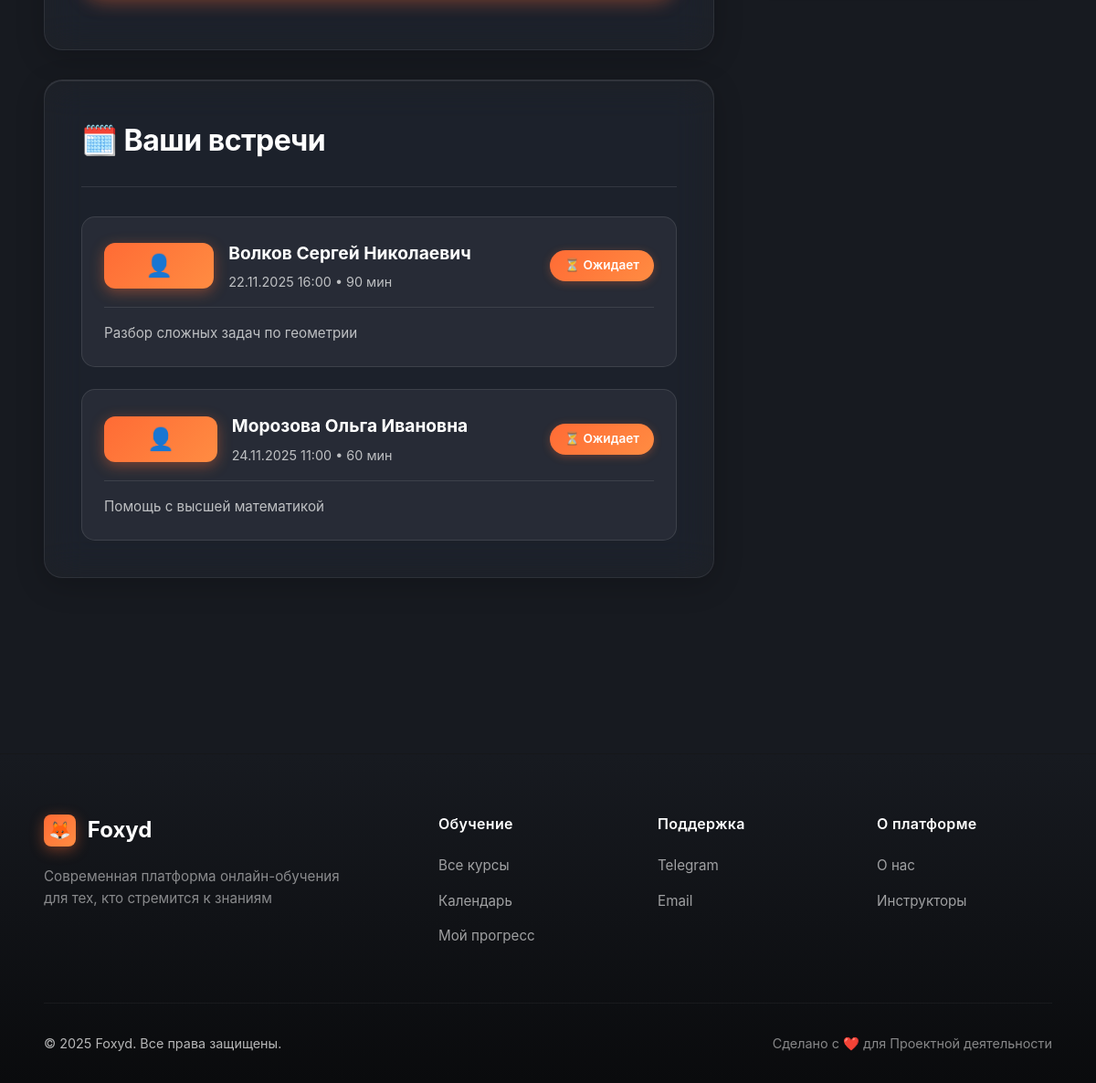
/calendar (signed in, lower part), run on an earlier commit of the app's database.
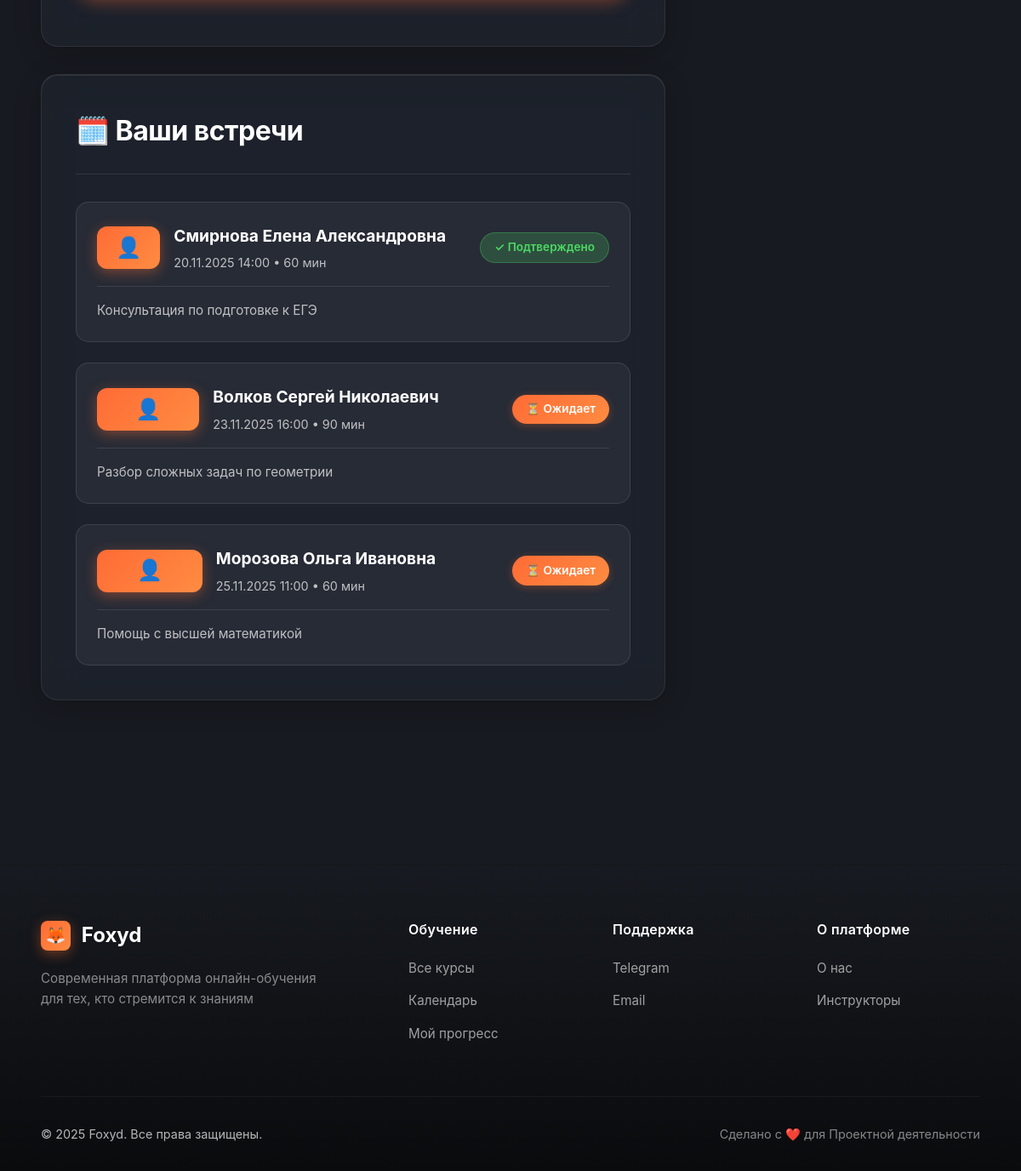
And on a later commit of the database.
### tables this page shows
CREATE TABLE appointments (
                id INTEGER PRIMARY KEY AUTOINCREMENT,
                student_id INTEGER NOT NULL,
                instructor_id INTEGER NOT NULL,
                appointment_date DATETIME NOT NULL,
                duration INTEGER DEFAULT 60,
                notes TEXT,
                status TEXT DEFAULT 'pending',
                created_at DATETIME DEFAULT CURRENT_TIMESTAMP,
                FOREIGN KEY (student_id) REFERENCES users(id),
                FOREIGN KEY (instructor_id) REFERENCES users(id)
            );

CREATE TABLE users (
                id INTEGER PRIMARY KEY AUTOINCREMENT,
                email TEXT UNIQUE NOT NULL,
                password TEXT NOT NULL,
                name TEXT NOT NULL,
                phone TEXT,
                role TEXT DEFAULT 'student',
                avatar TEXT,
                verified INTEGER DEFAULT 1,
                created_at DATETIME DEFAULT CURRENT_TIMESTAMP
            );

### includes/functions.php (called while the page is built, shortened)
<?php
function isLoggedIn() {
    return isset($_SESSION['user_id']);
}
function getCurrentUserId() {
    return $_SESSION['user_id'] ?? null;
}
function getCurrentUser() {
    global $conn;
    try {
        $stmt = $conn->prepare("SELECT * FROM users WHERE id = ?");
        $stmt->execute([getCurrentUserId()]);
        $user = $stmt->fetch(PDO::FETCH_ASSOC);
        return $user;
    } catch (Exception $e) {
        return null;
    }
}
function e($string) {
    if ($string === null || $string === '') {
        return '';
    }
    return htmlspecialchars((string)$string, ENT_QUOTES, 'UTF-8');
}
function formatDate($date) {
    return date('d.m.Y H:i', strtotime($date));
}
function getUpcomingAppointments($userId) {
    global $conn;
    $stmt = $conn->prepare("
        SELECT a.*, u.name as instructor_name
        FROM appointments a
        LEFT JOIN users u ON a.instructor_id = u.id
        WHERE a.student_id = ? AND a.appointment_date >= datetime('now')
        ORDER BY a.appointment_date ASC
    ");
    $stmt->execute([$userId]);
    return $stmt->fetchAll(PDO::FETCH_ASSOC);
}

### pages/calendar.php (the view, shortened to what this page needs)
<?php
$user = getCurrentUser();
$upcomingAppointments = getUpcomingAppointments($user['id']);
include __DIR__ . '/../templates/header.php';
?>
<div class="calendar-container">
    <div class="calendar-main">
        <div class="card glass-card">
            <form method="POST" class="appointment-form">
            </form>
        </div>
        <div class="card glass-card">
            <div class="card-header">
                <h2 class="card-title">🗓️ Ваши встречи</h2>
            </div>
            <?php if (empty($upcomingAppointments)): ?>
                <div class="empty-state">
                    <div class="empty-icon">📅</div>
                    <h3>У вас пока нет запланированных встреч</h3>
                    <p>Создайте запись к инструктору, чтобы получить персональную консультацию</p>
                </div>
            <?php else: ?>
                <div class="appointments-list">
                    <?php foreach ($upcomingAppointments as $appointment): ?>
                        <div class="appointment-card">
                            <div class="appointment-header">
                                <div class="appointment-icon">👤</div>
                                <div>
                                    <h3><?= e($appointment['instructor_name']) ?></h3>
                                    <p class="appointment-meta">
                                        <?= formatDate($appointment['appointment_date']) ?>
                                        • <?= $appointment['duration'] ?> мин
                                    </p>
                                </div>
                                <span class="badge <?= $appointment['status'] === 'confirmed' ? 'badge-green' : 'badge-orange' ?>">
                                    <?= $appointment['status'] === 'pending' ? '⏳ Ожидает' : '✓ Подтверждено' ?>
                                </span>
                            </div>
                            <?php if (!empty($appointment['notes'])): ?>
                                <div class="appointment-notes">
                                    <?= nl2br(e($appointment['notes'])) ?>
                                </div>
                            <?php endif; ?>
                        </div>
                    <?php endforeach; ?>
                </div>
            <?php endif; ?>
        </div>
    </div>
    <div class="calendar-sidebar">
    </div>
</div>
<?php include __DIR__ . '/../templates/footer.php'; ?>

What changed in the data, as far as the page shows it:
now on this page (row edited): appointments: instructor.name "Смирнова Елена Александровна", appointment_date "20.11.2025 14:00", duration "60", status "✓ Подтверждено", notes "Консультация по подготовке к ЕГЭ"
changed appointments "Разбор сложных задач по геометрии": appointment_date "22.11.2025 16:00" → "23.11.2025 16:00"
changed appointments "Помощь с высшей математикой": appointment_date "24.11.2025 11:00" → "25.11.2025 11:00"
